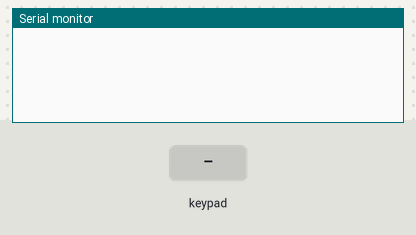
Recording of a sketch running on a simulated Arduino Uno, built with avr-gcc and run on an emulated ATmega328P. Shown: the last lines printed to the serial monitor. Wiring (inferred from the names in the program): 2×3 keypad with keys 1 2 3 4 5 6 (labels assumed): rows pin 2, pin 3; columns pin 4, pin 5, pin 6. Inputs (shaded band) come from the test bench.

Above: at 1.2 s.
1.3 s: key '1' pressed
At 2.1 s:
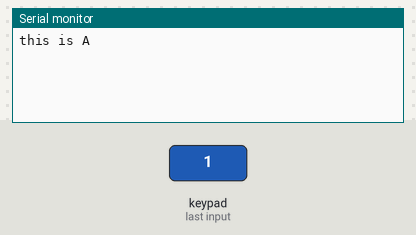
2.8 s: keypad keys 4 5 6 pressed 0.4 s apart
At 4.0 s:
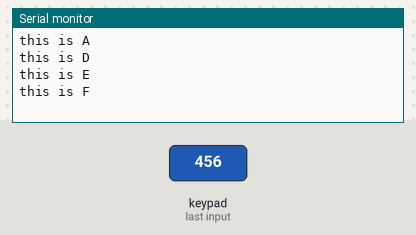
5.5 s: key '2' pressed
At 6.7 s:
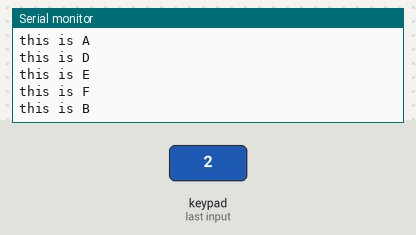
7.0 s: key '3' pressed
At 7.9 s:
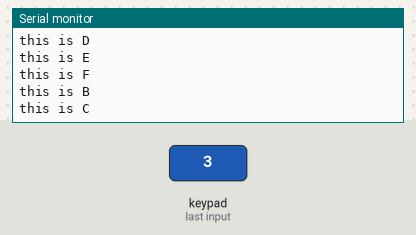

Measured:
- after the input at 1.3 s, the serial monitor: prints a new line at once (image 1)
- after the input at 2.8 s, the serial monitor: prints a new line at once (image 2)
- after the input at 5.5 s, the serial monitor: prints a new line at once (image 3)
- after the input at 7.0 s, the serial monitor: prints a new line at once (image 4)

The sketch:

2_Button_Matrix_ABC.ino
```cpp
// Define the number of rows and columns in the matrix
const int numRows = 2;
const int numCols = 3;

// Define the pins connected to the rows and columns of the matrix
const int rowPins[numRows] = {2, 3};   // Pins connected to the rows
const int colPins[numCols] = {4, 5, 6};     // Pins connected to the columns

// Define a 2D array to store the state of each button in the matrix
int buttonState[numRows][numCols];

// Define variables to store the previous state of each button
int prevButtonState[numRows][numCols];

void setup() {
  // Initialize serial communication for debugging
  Serial.begin(9600);

  // Initialize the button matrix pins as INPUT_PULLUP
  for (int i = 0; i < numRows; i++) {
    pinMode(rowPins[i], OUTPUT);
    digitalWrite(rowPins[i], HIGH); // Pull-up resistors for the rows
  }
  for (int i = 0; i < numCols; i++) {
    pinMode(colPins[i], INPUT_PULLUP);
  }
}

void loop() {
  // Read the state of each button in the matrix
  for (int row = 0; row < numRows; row++) {
    // Set current row to LOW to activate it
    digitalWrite(rowPins[row], LOW);

    // Read the state of each button in the current row
    for (int col = 0; col < numCols; col++) {
      buttonState[row][col] = digitalRead(colPins[col]);

      // If the button state has changed from HIGH to LOW, register a button press
      if (buttonState[row][col] == LOW && prevButtonState[row][col] == HIGH) {

        ////////////// ROW 1
        //A
        if (col+1 == 1 && row+1 == 1){
        Serial.println("this is A");
        }

        //B
        if (col+1 == 2 && row+1 == 1){
        Serial.println("this is B");
        }

        //C
        if (col+1 == 3 && row+1 == 1){
        Serial.println("this is C");
        }

        ////////////// ROW 2
        if (col+1 == 1 && row+1 == 2){
        Serial.println("this is D");
        }

        //B
        if (col+1 == 2 && row+1 == 2){
        Serial.println("this is E");
        }

        //C
        if (col+1 == 3 && row+1 == 2){
        Serial.println("this is F");
        }
      }

      // Update the previous button state
      prevButtonState[row][col] = buttonState[row][col];
    }

    // Set current row back to HIGH
    digitalWrite(rowPins[row], HIGH);
  }

  // Add a small delay to debounce the buttons
  delay(50);
}
```
